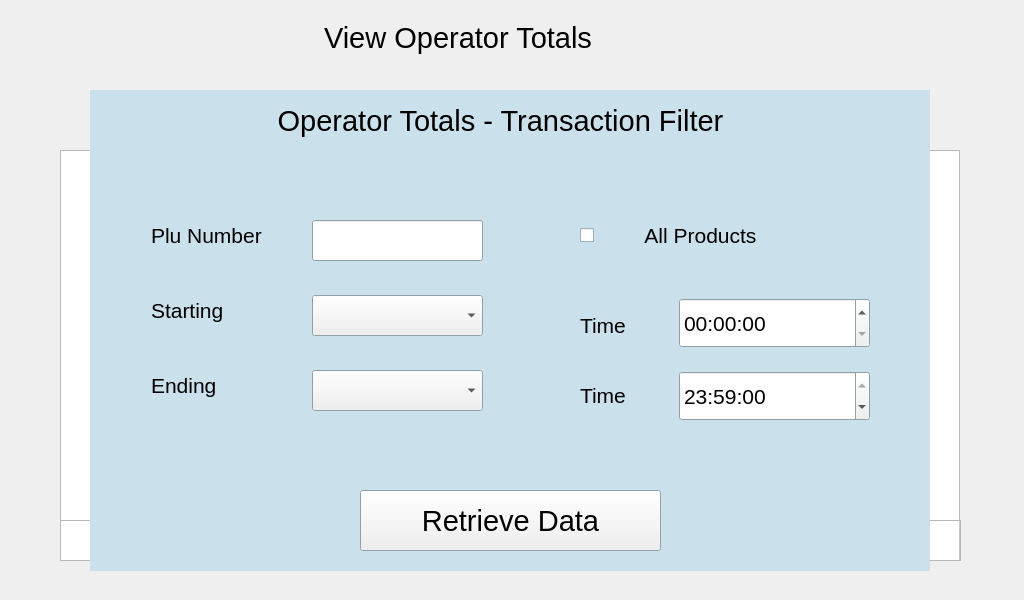
<?xml version="1.0" encoding="UTF-8"?>
<ui version="4.0">
 <class>SuperOperatorTotals</class>
 <widget class="QWidget" name="SuperOperatorTotals">
  <property name="geometry">
   <rect>
    <x>0</x>
    <y>0</y>
    <width>1024</width>
    <height>600</height>
   </rect>
  </property>
  <property name="font">
   <font>
    <pointsize>22</pointsize>
   </font>
  </property>
  <property name="windowTitle">
   <string>Form</string>
  </property>
  <widget class="QLabel" name="lblTitle">
   <property name="geometry">
    <rect>
     <x>324</x>
     <y>20</y>
     <width>377</width>
     <height>35</height>
    </rect>
   </property>
   <property name="sizePolicy">
    <sizepolicy hsizetype="Fixed" vsizetype="Fixed">
     <horstretch>100</horstretch>
     <verstretch>0</verstretch>
    </sizepolicy>
   </property>
   <property name="minimumSize">
    <size>
     <width>377</width>
     <height>35</height>
    </size>
   </property>
   <property name="maximumSize">
    <size>
     <width>377</width>
     <height>35</height>
    </size>
   </property>
   <property name="font">
    <font>
     <pointsize>22</pointsize>
    </font>
   </property>
   <property name="text">
    <string>View Operator Totals</string>
   </property>
  </widget>
  <widget class="QTableWidget" name="tblOperatorTotals">
   <property name="geometry">
    <rect>
     <x>60</x>
     <y>150</y>
     <width>900</width>
     <height>371</height>
    </rect>
   </property>
   <property name="sizePolicy">
    <sizepolicy hsizetype="Fixed" vsizetype="Fixed">
     <horstretch>0</horstretch>
     <verstretch>0</verstretch>
    </sizepolicy>
   </property>
   <property name="minimumSize">
    <size>
     <width>900</width>
     <height>371</height>
    </size>
   </property>
   <property name="maximumSize">
    <size>
     <width>900</width>
     <height>371</height>
    </size>
   </property>
   <property name="font">
    <font>
     <pointsize>16</pointsize>
    </font>
   </property>
   <property name="toolTip">
    <string notr="true"/>
   </property>
   <property name="horizontalScrollBarPolicy">
    <enum>Qt::ScrollBarAlwaysOff</enum>
   </property>
   <property name="editTriggers">
    <set>QAbstractItemView::NoEditTriggers</set>
   </property>
   <attribute name="horizontalHeaderStretchLastSection">
    <bool>true</bool>
   </attribute>
   <attribute name="verticalHeaderCascadingSectionResizes">
    <bool>true</bool>
   </attribute>
   <attribute name="verticalHeaderDefaultSectionSize">
    <number>50</number>
   </attribute>
   <attribute name="verticalHeaderHighlightSections">
    <bool>false</bool>
   </attribute>
   <attribute name="verticalHeaderMinimumSectionSize">
    <number>50</number>
   </attribute>
   <attribute name="verticalHeaderStretchLastSection">
    <bool>true</bool>
   </attribute>
  </widget>
  <widget class="QTableWidget" name="tblOperatorTotalsTotals">
   <property name="geometry">
    <rect>
     <x>60</x>
     <y>520</y>
     <width>901</width>
     <height>41</height>
    </rect>
   </property>
   <property name="sizePolicy">
    <sizepolicy hsizetype="Fixed" vsizetype="Fixed">
     <horstretch>0</horstretch>
     <verstretch>0</verstretch>
    </sizepolicy>
   </property>
   <property name="minimumSize">
    <size>
     <width>901</width>
     <height>41</height>
    </size>
   </property>
   <property name="maximumSize">
    <size>
     <width>901</width>
     <height>41</height>
    </size>
   </property>
   <property name="font">
    <font>
     <pointsize>16</pointsize>
    </font>
   </property>
   <property name="toolTip">
    <string notr="true"/>
   </property>
   <property name="verticalScrollBarPolicy">
    <enum>Qt::ScrollBarAlwaysOff</enum>
   </property>
   <property name="horizontalScrollBarPolicy">
    <enum>Qt::ScrollBarAlwaysOff</enum>
   </property>
   <property name="editTriggers">
    <set>QAbstractItemView::NoEditTriggers</set>
   </property>
   <property name="rowCount">
    <number>1</number>
   </property>
   <property name="columnCount">
    <number>5</number>
   </property>
   <attribute name="horizontalHeaderVisible">
    <bool>false</bool>
   </attribute>
   <attribute name="horizontalHeaderDefaultSectionSize">
    <number>100</number>
   </attribute>
   <attribute name="horizontalHeaderHighlightSections">
    <bool>false</bool>
   </attribute>
   <attribute name="horizontalHeaderMinimumSectionSize">
    <number>44</number>
   </attribute>
   <attribute name="horizontalHeaderStretchLastSection">
    <bool>true</bool>
   </attribute>
   <attribute name="verticalHeaderVisible">
    <bool>false</bool>
   </attribute>
   <attribute name="verticalHeaderDefaultSectionSize">
    <number>50</number>
   </attribute>
   <attribute name="verticalHeaderHighlightSections">
    <bool>false</bool>
   </attribute>
   <attribute name="verticalHeaderMinimumSectionSize">
    <number>50</number>
   </attribute>
   <row/>
   <column/>
   <column/>
   <column/>
   <column/>
   <column/>
  </widget>
  <widget class="QWidget" name="Dialog" native="true">
   <property name="geometry">
    <rect>
     <x>90</x>
     <y>90</y>
     <width>840</width>
     <height>481</height>
    </rect>
   </property>
   <property name="minimumSize">
    <size>
     <width>820</width>
     <height>20</height>
    </size>
   </property>
   <property name="palette">
    <palette>
     <active>
      <colorrole role="Base">
       <brush brushstyle="SolidPattern">
        <color alpha="255">
         <red>255</red>
         <green>255</green>
         <blue>255</blue>
        </color>
       </brush>
      </colorrole>
      <colorrole role="Window">
       <brush brushstyle="SolidPattern">
        <color alpha="255">
         <red>202</red>
         <green>224</green>
         <blue>235</blue>
        </color>
       </brush>
      </colorrole>
     </active>
     <inactive>
      <colorrole role="Base">
       <brush brushstyle="SolidPattern">
        <color alpha="255">
         <red>255</red>
         <green>255</green>
         <blue>255</blue>
        </color>
       </brush>
      </colorrole>
      <colorrole role="Window">
       <brush brushstyle="SolidPattern">
        <color alpha="255">
         <red>202</red>
         <green>224</green>
         <blue>235</blue>
        </color>
       </brush>
      </colorrole>
     </inactive>
     <disabled>
      <colorrole role="Base">
       <brush brushstyle="SolidPattern">
        <color alpha="255">
         <red>202</red>
         <green>224</green>
         <blue>235</blue>
        </color>
       </brush>
      </colorrole>
      <colorrole role="Window">
       <brush brushstyle="SolidPattern">
        <color alpha="255">
         <red>202</red>
         <green>224</green>
         <blue>235</blue>
        </color>
       </brush>
      </colorrole>
     </disabled>
    </palette>
   </property>
   <property name="autoFillBackground">
    <bool>true</bool>
   </property>
   <property name="styleSheet">
    <string notr="true"/>
   </property>
   <widget class="QLabel" name="lblDialogTitleBlock">
    <property name="geometry">
     <rect>
      <x>10</x>
      <y>10</y>
      <width>801</width>
      <height>41</height>
     </rect>
    </property>
    <property name="sizePolicy">
     <sizepolicy hsizetype="Fixed" vsizetype="Fixed">
      <horstretch>0</horstretch>
      <verstretch>0</verstretch>
     </sizepolicy>
    </property>
    <property name="minimumSize">
     <size>
      <width>801</width>
      <height>41</height>
     </size>
    </property>
    <property name="maximumSize">
     <size>
      <width>801</width>
      <height>41</height>
     </size>
    </property>
    <property name="frameShape">
     <enum>QFrame::NoFrame</enum>
    </property>
    <property name="text">
     <string>Operator Totals - Transaction Filter</string>
    </property>
    <property name="alignment">
     <set>Qt::AlignCenter</set>
    </property>
   </widget>
   <widget class="QCheckBox" name="checkboxAllProducts">
    <property name="geometry">
     <rect>
      <x>490</x>
      <y>130</y>
      <width>271</width>
      <height>31</height>
     </rect>
    </property>
    <property name="sizePolicy">
     <sizepolicy hsizetype="Fixed" vsizetype="Fixed">
      <horstretch>0</horstretch>
      <verstretch>0</verstretch>
     </sizepolicy>
    </property>
    <property name="minimumSize">
     <size>
      <width>271</width>
      <height>31</height>
     </size>
    </property>
    <property name="maximumSize">
     <size>
      <width>271</width>
      <height>31</height>
     </size>
    </property>
    <property name="font">
     <font>
      <pointsize>16</pointsize>
     </font>
    </property>
    <property name="statusTip">
     <string/>
    </property>
    <property name="layoutDirection">
     <enum>Qt::LeftToRight</enum>
    </property>
    <property name="text">
     <string>        All Products</string>
    </property>
    <property name="iconSize">
     <size>
      <width>16</width>
      <height>16</height>
     </size>
    </property>
   </widget>
   <widget class="QPushButton" name="retrieveDataButton">
    <property name="geometry">
     <rect>
      <x>270</x>
      <y>400</y>
      <width>301</width>
      <height>61</height>
     </rect>
    </property>
    <property name="sizePolicy">
     <sizepolicy hsizetype="Fixed" vsizetype="Fixed">
      <horstretch>0</horstretch>
      <verstretch>0</verstretch>
     </sizepolicy>
    </property>
    <property name="minimumSize">
     <size>
      <width>301</width>
      <height>61</height>
     </size>
    </property>
    <property name="maximumSize">
     <size>
      <width>301</width>
      <height>61</height>
     </size>
    </property>
    <property name="text">
     <string>Retrieve Data</string>
    </property>
   </widget>
   <widget class="QComboBox" name="dialogStartDateSelector">
    <property name="geometry">
     <rect>
      <x>222</x>
      <y>205</y>
      <width>171</width>
      <height>41</height>
     </rect>
    </property>
    <property name="sizePolicy">
     <sizepolicy hsizetype="Fixed" vsizetype="Fixed">
      <horstretch>0</horstretch>
      <verstretch>0</verstretch>
     </sizepolicy>
    </property>
    <property name="minimumSize">
     <size>
      <width>171</width>
      <height>41</height>
     </size>
    </property>
    <property name="maximumSize">
     <size>
      <width>171</width>
      <height>41</height>
     </size>
    </property>
    <property name="font">
     <font>
      <pointsize>16</pointsize>
     </font>
    </property>
   </widget>
   <widget class="QLabel" name="lblDialogPluNumberEntry">
    <property name="geometry">
     <rect>
      <x>61</x>
      <y>130</y>
      <width>161</width>
      <height>31</height>
     </rect>
    </property>
    <property name="sizePolicy">
     <sizepolicy hsizetype="Fixed" vsizetype="Fixed">
      <horstretch>0</horstretch>
      <verstretch>0</verstretch>
     </sizepolicy>
    </property>
    <property name="minimumSize">
     <size>
      <width>161</width>
      <height>31</height>
     </size>
    </property>
    <property name="maximumSize">
     <size>
      <width>161</width>
      <height>31</height>
     </size>
    </property>
    <property name="font">
     <font>
      <pointsize>16</pointsize>
     </font>
    </property>
    <property name="text">
     <string>Plu Number</string>
    </property>
   </widget>
   <widget class="QLabel" name="lblEndDate">
    <property name="geometry">
     <rect>
      <x>61</x>
      <y>280</y>
      <width>161</width>
      <height>31</height>
     </rect>
    </property>
    <property name="sizePolicy">
     <sizepolicy hsizetype="Fixed" vsizetype="Fixed">
      <horstretch>0</horstretch>
      <verstretch>0</verstretch>
     </sizepolicy>
    </property>
    <property name="minimumSize">
     <size>
      <width>161</width>
      <height>31</height>
     </size>
    </property>
    <property name="maximumSize">
     <size>
      <width>161</width>
      <height>31</height>
     </size>
    </property>
    <property name="font">
     <font>
      <pointsize>16</pointsize>
     </font>
    </property>
    <property name="text">
     <string>Ending</string>
    </property>
   </widget>
   <widget class="QLabel" name="lblStartDate">
    <property name="geometry">
     <rect>
      <x>61</x>
      <y>205</y>
      <width>161</width>
      <height>31</height>
     </rect>
    </property>
    <property name="sizePolicy">
     <sizepolicy hsizetype="Fixed" vsizetype="Fixed">
      <horstretch>0</horstretch>
      <verstretch>0</verstretch>
     </sizepolicy>
    </property>
    <property name="minimumSize">
     <size>
      <width>161</width>
      <height>31</height>
     </size>
    </property>
    <property name="maximumSize">
     <size>
      <width>161</width>
      <height>31</height>
     </size>
    </property>
    <property name="font">
     <font>
      <pointsize>16</pointsize>
     </font>
    </property>
    <property name="text">
     <string>Starting</string>
    </property>
   </widget>
   <widget class="hobart::numericLineEdit" name="dialogPluNumberInput">
    <property name="geometry">
     <rect>
      <x>222</x>
      <y>130</y>
      <width>171</width>
      <height>41</height>
     </rect>
    </property>
    <property name="sizePolicy">
     <sizepolicy hsizetype="Fixed" vsizetype="Fixed">
      <horstretch>0</horstretch>
      <verstretch>0</verstretch>
     </sizepolicy>
    </property>
    <property name="minimumSize">
     <size>
      <width>171</width>
      <height>41</height>
     </size>
    </property>
    <property name="maximumSize">
     <size>
      <width>171</width>
      <height>41</height>
     </size>
    </property>
    <property name="font">
     <font>
      <pointsize>16</pointsize>
     </font>
    </property>
    <property name="toolTip">
     <string notr="true"/>
    </property>
    <property name="inputMask">
     <string notr="true"/>
    </property>
    <property name="text">
     <string notr="true"/>
    </property>
    <property name="maxLength">
     <number>7</number>
    </property>
   </widget>
   <widget class="QComboBox" name="dialogEndDateSelector">
    <property name="geometry">
     <rect>
      <x>222</x>
      <y>280</y>
      <width>171</width>
      <height>41</height>
     </rect>
    </property>
    <property name="sizePolicy">
     <sizepolicy hsizetype="Fixed" vsizetype="Fixed">
      <horstretch>0</horstretch>
      <verstretch>0</verstretch>
     </sizepolicy>
    </property>
    <property name="minimumSize">
     <size>
      <width>171</width>
      <height>41</height>
     </size>
    </property>
    <property name="maximumSize">
     <size>
      <width>171</width>
      <height>41</height>
     </size>
    </property>
    <property name="font">
     <font>
      <pointsize>16</pointsize>
     </font>
    </property>
   </widget>
   <widget class="QTimeEdit" name="dialogEndTime">
    <property name="geometry">
     <rect>
      <x>589</x>
      <y>281</y>
      <width>191</width>
      <height>50</height>
     </rect>
    </property>
    <property name="sizePolicy">
     <sizepolicy hsizetype="Fixed" vsizetype="Fixed">
      <horstretch>0</horstretch>
      <verstretch>0</verstretch>
     </sizepolicy>
    </property>
    <property name="minimumSize">
     <size>
      <width>191</width>
      <height>50</height>
     </size>
    </property>
    <property name="maximumSize">
     <size>
      <width>191</width>
      <height>50</height>
     </size>
    </property>
    <property name="font">
     <font>
      <pointsize>16</pointsize>
     </font>
    </property>
    <property name="time">
     <time>
      <hour>23</hour>
      <minute>59</minute>
      <second>0</second>
     </time>
    </property>
   </widget>
   <widget class="QLabel" name="lblStartTime">
    <property name="geometry">
     <rect>
      <x>490</x>
      <y>220</y>
      <width>101</width>
      <height>31</height>
     </rect>
    </property>
    <property name="sizePolicy">
     <sizepolicy hsizetype="Fixed" vsizetype="Fixed">
      <horstretch>0</horstretch>
      <verstretch>0</verstretch>
     </sizepolicy>
    </property>
    <property name="minimumSize">
     <size>
      <width>101</width>
      <height>31</height>
     </size>
    </property>
    <property name="maximumSize">
     <size>
      <width>101</width>
      <height>31</height>
     </size>
    </property>
    <property name="font">
     <font>
      <pointsize>16</pointsize>
     </font>
    </property>
    <property name="text">
     <string>Time</string>
    </property>
   </widget>
   <widget class="QTimeEdit" name="dialogStartTime">
    <property name="geometry">
     <rect>
      <x>589</x>
      <y>208</y>
      <width>191</width>
      <height>50</height>
     </rect>
    </property>
    <property name="sizePolicy">
     <sizepolicy hsizetype="Fixed" vsizetype="Fixed">
      <horstretch>0</horstretch>
      <verstretch>0</verstretch>
     </sizepolicy>
    </property>
    <property name="minimumSize">
     <size>
      <width>191</width>
      <height>50</height>
     </size>
    </property>
    <property name="maximumSize">
     <size>
      <width>191</width>
      <height>50</height>
     </size>
    </property>
    <property name="font">
     <font>
      <pointsize>16</pointsize>
     </font>
    </property>
    <property name="time">
     <time>
      <hour>0</hour>
      <minute>0</minute>
      <second>0</second>
     </time>
    </property>
   </widget>
   <widget class="QLabel" name="lblEndTime">
    <property name="geometry">
     <rect>
      <x>490</x>
      <y>290</y>
      <width>101</width>
      <height>31</height>
     </rect>
    </property>
    <property name="sizePolicy">
     <sizepolicy hsizetype="Fixed" vsizetype="Fixed">
      <horstretch>0</horstretch>
      <verstretch>0</verstretch>
     </sizepolicy>
    </property>
    <property name="minimumSize">
     <size>
      <width>101</width>
      <height>31</height>
     </size>
    </property>
    <property name="maximumSize">
     <size>
      <width>101</width>
      <height>31</height>
     </size>
    </property>
    <property name="font">
     <font>
      <pointsize>16</pointsize>
     </font>
    </property>
    <property name="text">
     <string>Time</string>
    </property>
   </widget>
   <zorder>dialogStartDateSelector</zorder>
   <zorder>lblDialogPluNumberEntry</zorder>
   <zorder>lblEndDate</zorder>
   <zorder>lblStartDate</zorder>
   <zorder>dialogPluNumberInput</zorder>
   <zorder>dialogEndDateSelector</zorder>
   <zorder>dialogEndTime</zorder>
   <zorder>lblStartTime</zorder>
   <zorder>dialogStartTime</zorder>
   <zorder>lblEndTime</zorder>
   <zorder>lblDialogTitleBlock</zorder>
   <zorder>checkboxAllProducts</zorder>
   <zorder>retrieveDataButton</zorder>
  </widget>
  <widget class="QLabel" name="lblOperatorSelector">
   <property name="geometry">
    <rect>
     <x>150</x>
     <y>100</y>
     <width>251</width>
     <height>31</height>
    </rect>
   </property>
   <property name="sizePolicy">
    <sizepolicy hsizetype="Fixed" vsizetype="Fixed">
     <horstretch>0</horstretch>
     <verstretch>0</verstretch>
    </sizepolicy>
   </property>
   <property name="minimumSize">
    <size>
     <width>251</width>
     <height>31</height>
    </size>
   </property>
   <property name="maximumSize">
    <size>
     <width>251</width>
     <height>31</height>
    </size>
   </property>
   <property name="font">
    <font>
     <pointsize>18</pointsize>
    </font>
   </property>
   <property name="text">
    <string>Transaction Type</string>
   </property>
  </widget>
  <widget class="QComboBox" name="cboTransactionTypeSelector">
   <property name="geometry">
    <rect>
     <x>400</x>
     <y>100</y>
     <width>361</width>
     <height>41</height>
    </rect>
   </property>
   <property name="sizePolicy">
    <sizepolicy hsizetype="Fixed" vsizetype="Fixed">
     <horstretch>0</horstretch>
     <verstretch>0</verstretch>
    </sizepolicy>
   </property>
   <property name="minimumSize">
    <size>
     <width>361</width>
     <height>41</height>
    </size>
   </property>
   <property name="maximumSize">
    <size>
     <width>361</width>
     <height>41</height>
    </size>
   </property>
  </widget>
  <zorder>lblOperatorSelector</zorder>
  <zorder>cboTransactionTypeSelector</zorder>
  <zorder>lblTitle</zorder>
  <zorder>tblOperatorTotals</zorder>
  <zorder>tblOperatorTotalsTotals</zorder>
  <zorder>Dialog</zorder>
 </widget>
 <customwidgets>
  <customwidget>
   <class>hobart::numericLineEdit</class>
   <extends>QLineEdit</extends>
   <header location="global">numericlineedit.h</header>
  </customwidget>
 </customwidgets>
 <resources/>
 <connections/>
</ui>
